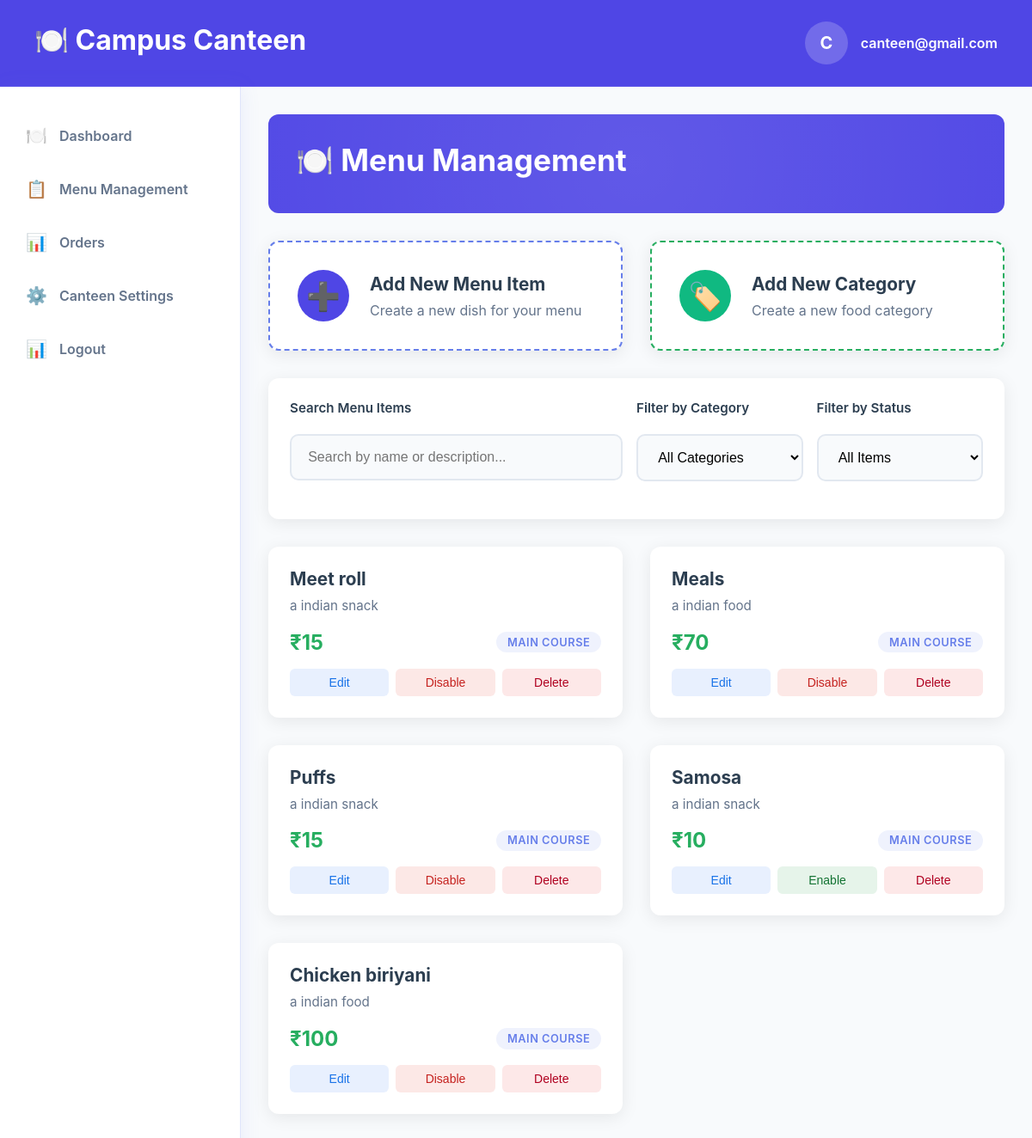
/public/canteen/menu_management (signed in), run on the app's committed database.
### tables this page shows
CREATE TABLE `items` (
  `id` int NOT NULL,
  `name` varchar(50) DEFAULT NULL,
  `price` decimal(5,0) NOT NULL,
  `canteen_id` int DEFAULT NULL,
  `image_location` varchar(255) DEFAULT NULL,
  `status` enum('available','unavailable') NOT NULL DEFAULT 'available',
  `description` text NOT NULL,
  `category_id` int DEFAULT NULL
);

### app/controllers/Canteen.php (called while the page is built, shortened)
<?php
class Canteen extends Controller
{
    public function menu_management()
    {
        $categories = new Categories;
        $items = new Items;
        $canteen_items = $items->where(['canteen_id' => CANTEEN_ID]);
        $data['items'] = $canteen_items;
        $result = $categories->where(['canteen_id' => CANTEEN_ID]);
        $data['categories'] = [];
        foreach ($result as $res) {
            $data['categories'][] = ['name' => $res->name, 'id' => $res->id];
        }
        $this->view('canteen/menu_management', $data);
    }
}

### app/core/App.php (called while the page is built, shortened)
<?php
class App
{
    private $method = 'index';
    private function splitURL()
    {
        $URL = $_GET['url'] ?? 'home';
        $URL = explode("/", trim($URL, "/"));
        return $URL;
    }
    public function loadController()
    {
        $URL = $this->splitURL();
        $filename = "../app/controllers/" . ucfirst($URL[0]) . ".php";
        if (file_exists($filename)) {
            unset($URL[0]);
        } else {
            $filename = "../app/controllers/_404.php";
            if (file_exists($filename)) {
                require $filename;
                $this->controller = "_404";
            }
        }
        $controller = new $this->controller();
        if (!empty($URL[1])) {
            if (method_exists($controller, $URL[1])) {
                $this->method = $URL[1];
                unset($URL[1]);
            }
        }
        call_user_func_array([$controller, $this->method], $URL);
    }
}

### public/index.php (called while the page is built, shortened)
<?php
require "../app/core/init.php";
$app = new App;
$app->loadController();

### app/core/init.php (called while the page is built, shortened)
<?php
spl_autoload_register(function ($classname) {
    $filename = "../app/models/" . ucfirst($classname) . ".php";
});
require 'Database.php';
require 'App.php';

### app/core/Database.php (called while the page is built, shortened)
<?php
trait Database
{
    private function connect()
    {
        $string = "mysql:hostname=" . DBHOST . ";dbname=" . DBNAME;
        $con = new PDO($string, DBUSER, DBPASS);
        $con->setAttribute(PDO::ATTR_ERRMODE, PDO::ERRMODE_EXCEPTION);
        return $con;
    }
    public function query($query, $data = [], $returnInsertId = false)
    {
        $con = $this->connect();
        $stm = $con->prepare($query);
        $check  = $stm->execute($data);
        if ($check) {
            $result = $stm->fetchAll(PDO::FETCH_OBJ);
            if (is_array($result) && count($result)) {
                return $result;
            }
        }
        return false;
    }
}

### app/core/Model.php (called while the page is built, shortened)
<?php
trait Model
{
    protected $order_type = "desc";
    protected $order_column = "id";
    public function where($data, $data_not = [], $limit = '', $custom = '', $order_by = '', $order_type = '')
    {
        $keys = array_keys($data);
        $query = "select * from $this->table where ";
        foreach ($keys as $key) {
            $query .= $key . " = :" . $key . " AND ";
        }
        $query = trim($query, " AND ");
        $query .= " order by $this->order_column $this->order_type ";
        $data = array_merge($data, $data_not);
        return $this->query($query, $data);
    }
}

### app/views/canteen/menu_management.view.php (the view, shortened to what this page needs)
<!DOCTYPE html>
<html lang="en">
<head>
    <link rel="stylesheet" href="/canteen-preorder-system/public/assets/css/header.css">
    <link rel="stylesheet" href="/canteen-preorder-system/public/assets/css/sidebar.css">
    <link rel="stylesheet" href="/canteen-preorder-system/public/assets/css/student-general.css">
    <link rel="stylesheet" href="/canteen-preorder-system/public/assets/css/canteen-common.css">
    <link rel="stylesheet" href="/canteen-preorder-system/public/assets/css/menu-management.css">
    <link rel="stylesheet" href="/canteen-preorder-system/public/assets/css/add-item.css">
</head>
<body>
    <?php require 'header.view.php'; ?>
    <div class="container">
        <?php $page = "menu_management";
        require 'sidebar.view.php'; ?>
        <div class="main-content">
            <div class="page-header">
                <div class="page-header-content">
                    <h1 class="page-title">🍽️ Menu Management</h1>
                </div>
            </div>
            <div class="quick-actions-grid">
                <div data-modal-target="#modal" class="add-item-section">
                    <a href="#" class="add-new-item-btn">
                        <span class="add-icon">➕</span>
                        <div class="add-content">
                            <h3>Add New Menu Item</h3>
                            <p>Create a new dish for your menu</p>
                        </div>
                    </a>
                </div>
                <div data-modal-target="#category-modal" class="add-category-section">
                    <a href="#" class="add-new-category-btn">
                        <span class="add-icon">🏷️</span>
                        <div class="add-content">
                            <h3>Add New Category</h3>
                            <p>Create a new food category</p>
                        </div>
                    </a>
                </div>
            </div>
            <div class="search-filter-section">
                <div class="search-filter-grid">
                    <div class="form-group">
                        <label class="form-label">Search Menu Items</label>
                        <input type="text" data-from="c" class="form-input" placeholder="Search by name or description..." id="searchInput">
                    </div>
                    <div class="form-group">
                        <label class="form-label">Filter by Category</label>
                        <select class="form-select" id="categoryFilter">
                            <option value="">All Categories</option>
                        </select>
                    </div>
                    <div class="form-group">
                        <label class="form-label">Filter by Status</label>
                        <select class="form-select" id="statusFilter">
                            <option value="">All Items</option>
                        </select>
                    </div>
                </div>
            </div>
            <div class="menu-grid" id="menuGrid">
                <?php if (!empty($items)): ?>
                    <?php foreach ($items as $item): ?>
                        <div class="menu-card" data-name="<?= $item->name ?>" data-id="<?= $item->id ?>" data-category="main-course" data-status="available">
                            <div class="menu-card-content">
                                <h3 class="menu-item-name"><?= ucfirst($item->name) ?></h3>
                                <p class="menu-item-description"><?= $item->description ?></p>
                                <div class="menu-item-details">
                                    <span class="menu-item-price">₹<?= $item->price ?></span>
                                    <span class="menu-item-category">Main Course</span>
                                </div>
                                <div class="menu-item-actions">
                                    <button data-modal-target="#edit-modal<?= $item->id ?>" data-action="edit" class="action-btn edit-item edit-btn"> Edit</button>
                                    <?php if ($item->status == 'available'): ?>
                                        <button data-action="change-status" class="action-btn change-status edit-item disable-btn  ">Disable</button>
                                    <?php else: ?>
                                        <button data-action="change-status" class="action-btn change-status edit-item enable-btn  ">Enable</button>
                                    <?php endif; ?>
                                    <button data-modal-target="#delete-modal<?= $item->id ?>" data-action="delete" class="action-btn delete-btn edit-item">Delete</button>
                                </div>
                            </div>
                        </div>
                    <?php endforeach; ?>
                <?php endif; ?>
            </div>
        </div>
</body>
</html>

### public/assets/css/student-general.css (style rules this page uses)
* { margin: 0; padding: 0; box-sizing: border-box; }
body { font-family: "Segoe UI", Tahoma, Geneva, Verdana, sans-serif; min-height: 100vh; color: #333; overflow-x: hidden; }
.container { display: flex; margin: 0 auto; background-color: white; min-height: calc(100vh - 80px); }
.main-content { flex: 1; padding: 30px; }
.page-header { display: flex; align-items: center; gap: 15px; margin-bottom: 30px; }
.page-header::before { content: "📊"; font-size: 24px; }

### public/assets/css/canteen-common.css (style rules this page uses)
:root { --primary-color: #2c3e50; --secondary-color: #3498db; --success-color: #27ae60; --warning-color: #f39c12; --danger-color: #e74c3c; --light-bg: #f8fafc; --card-shadow: 0 4px 20px rgba(0, 0, 0, 0.08); --border-radius: 12px; --transition: all 0.3s ease; }
* { box-sizing: border-box; }
body { margin: 0; background: #f8fafc; font-family: 'Inter', 'Segoe UI', Tahoma, Geneva, Verdana, sans-serif; min-height: 100vh; }
.main-content { flex: 1; padding: 2rem; background: var(--light-bg); min-height: calc(100vh - 80px); }
.welcome-section, .page-header { background: #4f46e5; border-radius: var(--border-radius); padding: 2rem; color: white; margin-bottom: 2rem; position: relative; overflow: hidden; }
.welcome-section::before, .page-header::before { content: ''; position: absolute; top: -50%; right: -50%; width: 200%; height: 200%; background: radial-gradient(circle, rgba(255, 255, 255, 0.1) 0%, transparent 70%); animation: float 6s ease-in-out infinite; }
.welcome-content, .page-header-content { position: relative; z-index: 2; }
.page-header-content { display: flex; justify-content: space-between; align-items: center; }
.welcome-section h1, .page-title { margin: 0 0 0.5rem 0; font-size: 2.5rem; font-weight: 700; }
.page-title { font-size: 2.2rem; }
.stat-card, .menu-card, .orders-section, .quick-actions, .search-filter-section { background: white; border-radius: var(--border-radius); box-shadow: var(--card-shadow); border: 1px solid rgba(255, 255, 255, 0.2); transition: var(--transition); }
.action-btn { padding: 0.6rem 1rem; border: none; border-radius: 8px; font-weight: 600; cursor: pointer; transition: var(--transition); text-decoration: none; text-align: center; font-size: 0.9rem; display: inline-block; }
.form-group { display: flex; flex-direction: column; }
.form-label { font-weight: 600; color: var(--primary-color); margin-bottom: 0.5rem; font-size: 0.9rem; }
.form-input, .form-select { padding: 0.8rem 1rem; border: 2px solid #e2e8f0; border-radius: 8px; font-size: 1rem; transition: var(--transition); background: #f8fafc; }
.form-select { cursor: pointer; }

### public/assets/css/add-item.css (style rules this page uses)
*, *::after, *::before { box-sizing: border-box; }

### data on the page
items: name "Meet roll", description "a indian snack", price "15", status "Disable"
items: name "Meals", description "a indian food", price "70", status "Disable"
items: name "Puffs", description "a indian snack", price "15", status "Disable"
items: name "Samosa", description "a indian snack", price "10", status "Enable"
items: name "Chicken biriyani", description "a indian food", price "100", status "Disable"

### other printed values
$_SESSION['CANTEEN']->email[0] "C"
$_SESSION['CANTEEN']->email "canteen@gmail.com"
